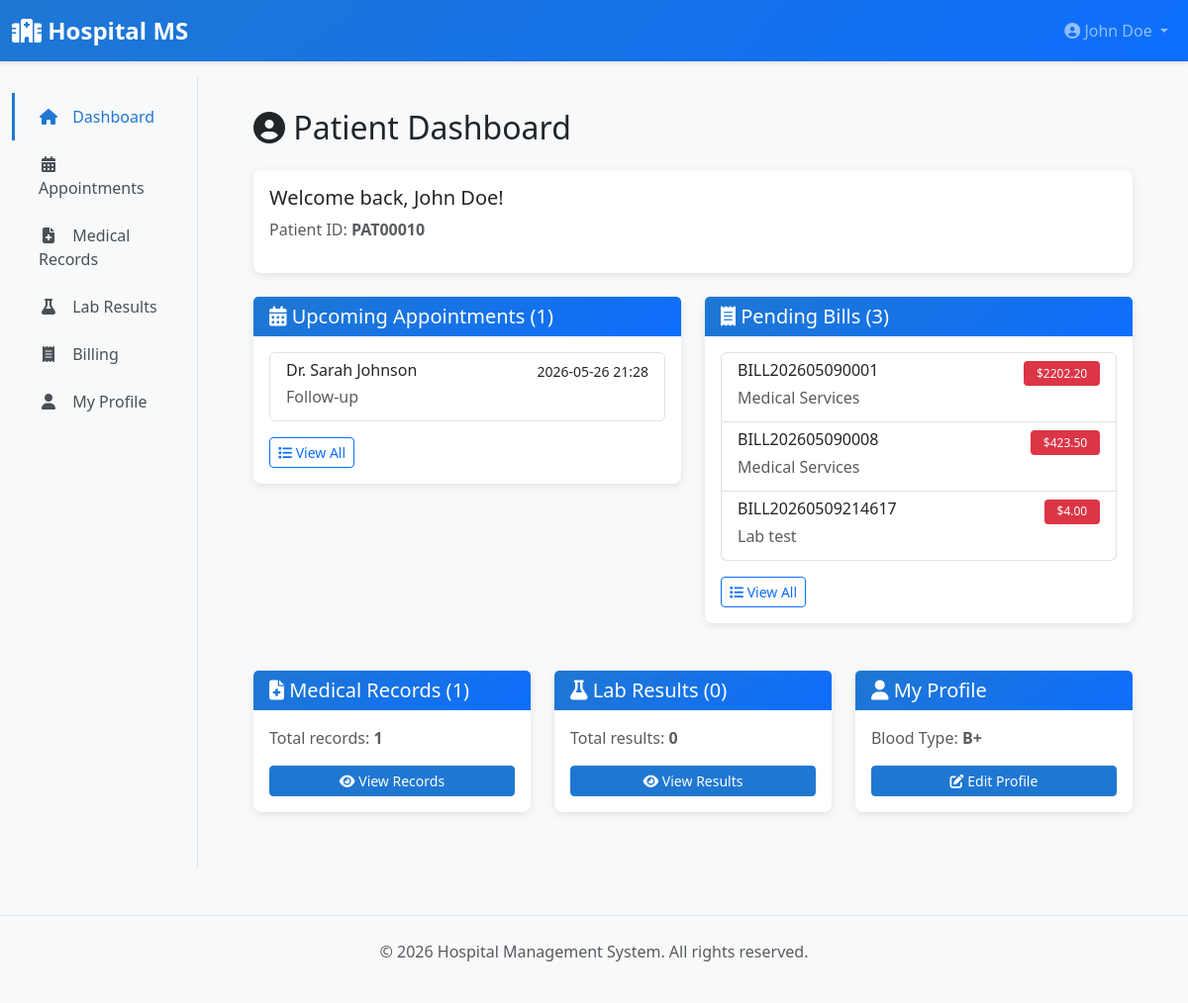
Page /patient/dashboard (signed in) on the earlier database version.
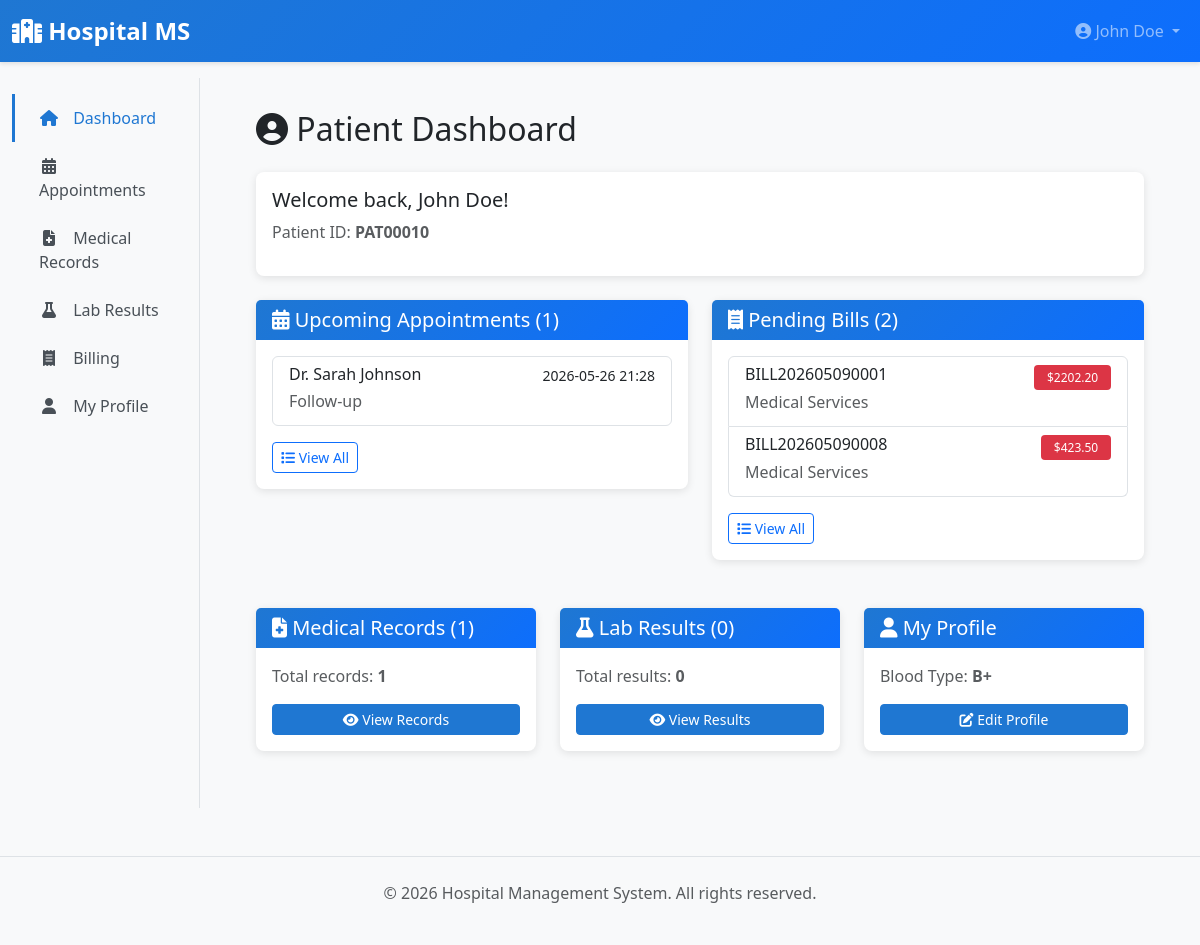
Same page on the later database version.
### app/models/__init__.py (models this page shows, shortened)
class Appointment(db.Model):
    __tablename__ = 'appointments'
    id = db.Column(db.Integer, primary_key=True)
    patient_id = db.Column(db.Integer, db.ForeignKey('patients.id'), nullable=False)
    doctor_id = db.Column(db.Integer, db.ForeignKey('doctors.id'), nullable=False)
    appointment_date = db.Column(db.DateTime, nullable=False)
    reason = db.Column(db.Text)
    status = db.Column(db.String(20), default=AppointmentStatus.SCHEDULED.value, nullable=False)
    notes = db.Column(db.Text)
    created_at = db.Column(db.DateTime, default=datetime.utcnow)
    updated_at = db.Column(db.DateTime, default=datetime.utcnow, onupdate=datetime.utcnow)
    patient = db.relationship('Patient', back_populates='appointments')
    doctor = db.relationship('Doctor', back_populates='appointments')

class User(UserMixin, db.Model):
    __tablename__ = 'users'
    id = db.Column(db.Integer, primary_key=True)
    username = db.Column(db.String(80), unique=True, nullable=False, index=True)
    email = db.Column(db.String(120), unique=True, nullable=False, index=True)
    password_hash = db.Column(db.String(255), nullable=False)
    first_name = db.Column(db.String(80))
    last_name = db.Column(db.String(80))
    phone = db.Column(db.String(20))
    role = db.Column(db.Enum(UserRole), nullable=False, default=UserRole.PATIENT)
    is_active = db.Column(db.Boolean, default=True)
    created_at = db.Column(db.DateTime, default=datetime.utcnow)
    updated_at = db.Column(db.DateTime, default=datetime.utcnow, onupdate=datetime.utcnow)
    patient = db.relationship('Patient', uselist=False, back_populates='user', foreign_keys='Patient.user_id')
    doctor = db.relationship('Doctor', uselist=False, back_populates='user', foreign_keys='Doctor.user_id')
    lab_staff = db.relationship('LabStaff', uselist=False, back_populates='user', foreign_keys='LabStaff.user_id')
    def get_full_name(self):
        return f"{self.first_name} {self.last_name}".strip()

class BillingRecord(db.Model):
    __tablename__ = 'billing_records'
    id = db.Column(db.Integer, primary_key=True)
    patient_id = db.Column(db.Integer, db.ForeignKey('patients.id'), nullable=False)
    bill_number = db.Column(db.String(30), unique=True, nullable=False)
    description = db.Column(db.Text)
    amount = db.Column(db.Float, nullable=False)
    tax = db.Column(db.Float, default=0.0)
    total_amount = db.Column(db.Float, nullable=False)
    payment_status = db.Column(db.String(20), default='pending')  # pending, paid, partial
    payment_date = db.Column(db.DateTime)
    payment_method = db.Column(db.String(50))  # cash, card, cheque, insurance
    bill_date = db.Column(db.DateTime, default=datetime.utcnow)
    notes = db.Column(db.Text)
    created_at = db.Column(db.DateTime, default=datetime.utcnow)
    patient = db.relationship('Patient', back_populates='billing_records')

### app/blueprints/patient.py (the view)
@patient_bp.route('/dashboard')
@login_required
@patient_required
def dashboard():
    from app.blueprints.main import dashboard as main_dashboard
    return main_dashboard()

### app/blueprints/patient.py (called while the page is built)
def patient_required(f):
    @wraps(f)
    def decorated_function(*args, **kwargs):
        if not current_user.is_authenticated or current_user.role != UserRole.PATIENT:
            flash('You do not have permission to access this page.', 'danger')
            return redirect(url_for('main.dashboard'))
        return f(*args, **kwargs)
    return decorated_function

### app/templates/patient/dashboard.html (shortened to what the changed rows need)
{% extends "layouts/base.html" %}
{% block content %}
<h2 class="mb-4"><i class="fas fa-user-circle"></i> Patient Dashboard</h2>
<div class="row mb-4">
    <div class="col-md-6">
        <div class="card">
            <div class="card-body">
                {% if stats.upcoming_appointments %}
                    <div class="list-group">
                        {% for apt in stats.upcoming_appointments[:5] %}
                        <a href="{{ url_for('patient.view_appointment', appointment_id=apt.id) }}" class="list-group-item list-group-item-action">
                            <div class="d-flex w-100 justify-content-between">
                                <h6 class="mb-1">{{ apt.doctor.user.get_full_name() }}</h6>
                                <small>{{ apt.appointment_date.strftime('%Y-%m-%d %H:%M') }}</small>
                            </div>
                            <p class="mb-1 text-muted">{{ apt.reason or 'General Checkup' }}</p>
                        </a>
                        {% endfor %}
                    </div>
                {% else %}
                    <p class="text-muted">No upcoming appointments.</p>
                {% endif %}
            </div>
        </div>
    </div>
    <div class="col-md-6">
        <div class="card">
            <div class="card-header">
                <h5 class="mb-0"><i class="fas fa-receipt"></i> Pending Bills ({{ stats.pending_bills|length }})</h5>
            </div>
            <div class="card-body">
                {% if stats.pending_bills %}
                    <div class="list-group">
                        {% for bill in stats.pending_bills[:5] %}
                        <a href="{{ url_for('patient.view_bill', bill_id=bill.id) }}" class="list-group-item list-group-item-action">
                            <div class="d-flex w-100 justify-content-between">
                                <h6 class="mb-1">{{ bill.bill_number }}</h6>
                                <span class="badge badge-danger">${{ "%.2f"|format(bill.total_amount) }}</span>
                            </div>
                            <p class="mb-1 text-muted">{{ bill.description }}</p>
                        </a>
                        {% endfor %}
                    </div>
                {% else %}
                    <p class="text-muted">No pending bills.</p>
                {% endif %}
            </div>
        </div>
    </div>
</div>
{% endblock %}

Differences in the rows shown:
no longer on this page (row edited): BillingRecord: bill_number "BILL20260509214617", total_amount "4.00", description "Lab test"
Other differences:
{{ stats.pending_bills|length }}: "3" → "2"
